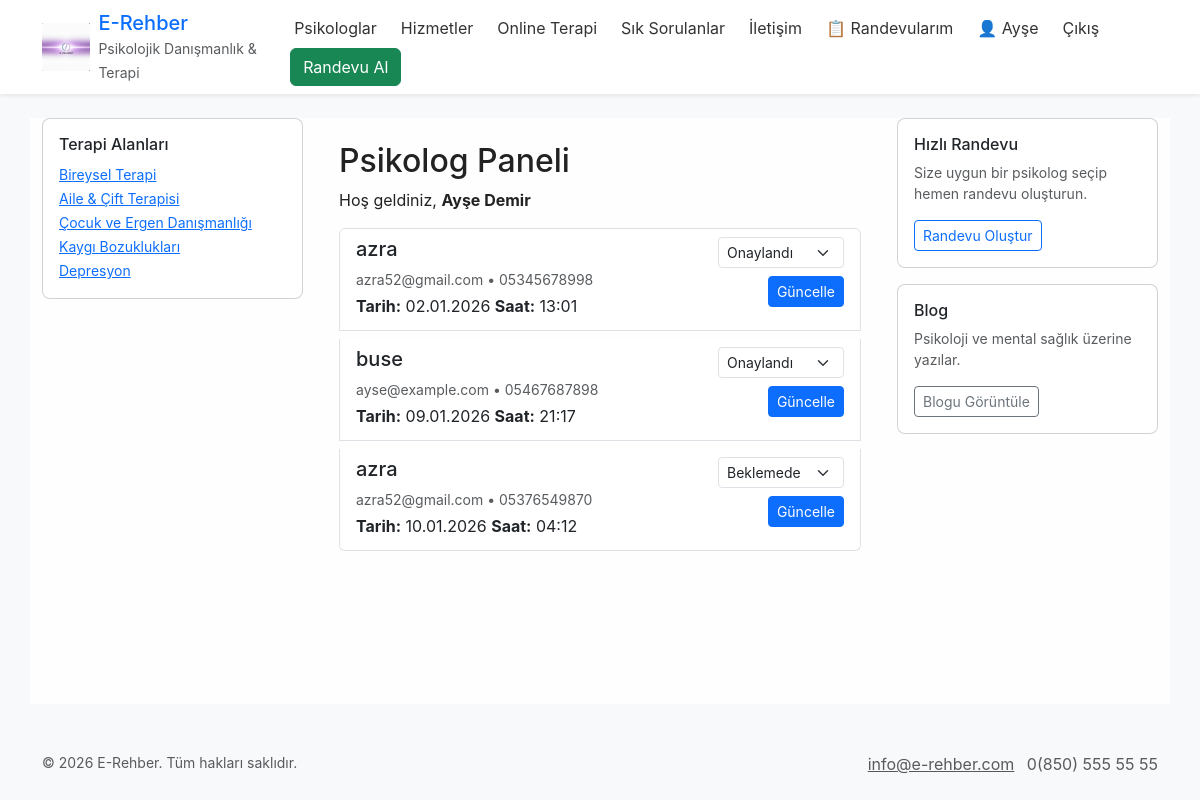
/randevular/psikolog-panel/ (signed in), run on the app's committed database.
### Randevular/models.py (models this page shows, shortened)
class Randevu(models.Model):
    STATUS_CHOICES = [
        ('pending', 'Beklemede'),
        ('confirmed', 'Onaylandı'),
        ('completed', 'Tamamlandı'),
        ('cancelled', 'İptal Edildi'),
    ]
    user = models.ForeignKey(User, on_delete=models.CASCADE, related_name='randevular')
    fullname = models.CharField(max_length=200)
    email = models.EmailField()
    phone = models.CharField(max_length=20)
    psychologist = models.CharField(max_length=200)
    psychologist_user = models.ForeignKey(User, on_delete=models.SET_NULL, null=True, blank=True, related_name='assigned_randevular')
    date = models.DateField()
    time = models.TimeField()
    message = models.TextField(blank=True, null=True)
    status = models.CharField(max_length=20, choices=STATUS_CHOICES, default='pending')
    created_at = models.DateTimeField(auto_now_add=True)
    updated_at = models.DateTimeField(auto_now=True)
    class Meta:
        ordering = ['-date', '-time']

### Randevular/views.py (the view)
# urls.py: path("psikolog-panel/", views.psikolog_panel, name="psikolog_panel"),
@login_required(login_url='login')
def psikolog_panel(request):
    if not hasattr(request.user, 'psychologist_profile'):
        return HttpResponseForbidden('Bu sayfaya erişiminiz yok.')
    profile = request.user.psychologist_profile
    randevular = Randevu.objects.filter(psychologist_user=request.user).order_by('date', 'time')
    context = {
        'title': 'Psikolog Paneli',
        'profile': profile,
        'randevular': randevular,
    }
    return render(request, 'psikolog_panel.html', context)

### Randevular/templates/psikolog_panel.html (shortened to what this page needs)
{% extends "Base.html" %}
{% block content %}
<div class="container mt-4">
    <h2>Psikolog Paneli</h2>
    <p>Hoş geldiniz, <strong>{{ request.user.get_full_name|default:request.user.username }}</strong></p>
    {% if randevular %}
        <div class="list-group">
            {% for r in randevular %}
                <div class="list-group-item mb-2">
                    <div class="d-flex justify-content-between">
                        <div>
                            <h5>{{ r.fullname }}</h5>
                            <p class="mb-1 small text-muted">{{ r.email }} • {{ r.phone }}</p>
                            <p class="mb-1"><strong>Tarih:</strong> {{ r.date|date:"d.m.Y" }} <strong>Saat:</strong> {{ r.time|time:"H:i" }}</p>
                        </div>
                        <div class="text-end">
                            <form method="post" action="{% url 'randevu_durum_guncelle' r.pk %}">
                                <div class="mb-2">
                                    <select name="status" class="form-select form-select-sm">
                                        <option value="pending" {% if r.status == 'pending' %}selected{% endif %}>Beklemede</option>
                                        <option value="confirmed" {% if r.status == 'confirmed' %}selected{% endif %}>Onaylandı</option>
                                    </select>
                                </div>
                                <button class="btn btn-sm btn-primary" type="submit">Güncelle</button>
                            </form>
                        </div>
                    </div>
                </div>
            {% endfor %}
        </div>
    {% else %}
        <div class="alert alert-info">Henüz size atanmış bir randevu yok.</div>
    {% endif %}
</div>
{% endblock %}

### Psyora/templates/Base.html (shortened to what this page needs)
<!doctype html>
<html lang="tr">
<head>
	{% load static %}
	<link href="https://cdn.jsdelivr.net/npm/bootstrap@5.3.3/dist/css/bootstrap.min.css" rel="stylesheet">
	<link href="{% static 'css/base.css' %}" rel="stylesheet">
</head>
<body class="{% block body_class %}{% endblock %} d-flex flex-column min-vh-100">
	<header class="bg-white shadow-sm">
		<div class="container d-flex align-items-center justify-content-between py-2">
			<a class="d-flex align-items-center text-decoration-none" href="/">
				<img src="{% static 'images/WhatsApp Görsel 2025-11-28 saat 21.29.51_526577d2.jpg' %}" alt="Logo" class="site-logo me-2">
				<div>
					<span class="h5 mb-0">E-Rehber</span><br>
					<small class="text-muted">Psikolojik Danışmanlık & Terapi</small>
				</div>
			</a>
			<nav>
				{% block navbar %}
				<ul class="nav">
					<li class="nav-item"><a class="nav-link" href="{% url 'psikologlar' %}">Psikologlar</a></li>
					<li class="nav-item"><a class="nav-link" href="{% url 'hizmetler' %}">Hizmetler</a></li>
					<li class="nav-item"><a class="nav-link" href="{% url 'online_therapy:form' %}">Online Terapi</a></li>
					<li class="nav-item"><a class="nav-link" href="{% url 'sss' %}">Sık Sorulanlar</a></li>
					<li class="nav-item"><a class="nav-link" href="{% url 'iletisim' %}">İletişim</a></li>
					{% if user.is_authenticated %}
						{% if user.is_authenticated and user.psychologist_profile %}
							<li class="nav-item"><a class="nav-link" href="{% url 'psikolog_panel' %}">📋 Randevularım</a></li>
						{% endif %}
						<li class="nav-item">
							<a class="nav-link" href="{% url 'profil' %}">👤 {{ user.first_name|default:user.username }}</a>
						</li>
						<li class="nav-item"><a class="nav-link" href="{% url 'logout' %}">Çıkış</a></li>
					{% else %}
						<li class="nav-item"><a class="nav-link" href="{% url 'login' %}">Giriş Yap</a></li>
						<li class="nav-item"><a class="nav-link" href="{% url 'kayit_ol' %}">Kayıt Ol</a></li>
					{% endif %}
					<li class="nav-item"><a class="btn btn-success ms-2" href="{% url 'randevu_al' %}">Randevu Al</a></li>
				</ul>
				{% endblock %}
			</nav>
		</div>
	</header>
	<main class="container my-4 flex-grow-1">
		<div class="row">
			<aside class="col-12 col-md-3 mb-3">
				{% block left_column %}
				<div class="card">
					<div class="card-body">
						<h6 class="card-title">Terapi Alanları</h6>
						<ul class="list-unstyled mb-0">
							<li><a href="{% url 'hizmetler' %}" class="small">Bireysel Terapi</a></li>
							<li><a href="{% url 'hizmetler' %}" class="small">Aile & Çift Terapisi</a></li>
							<li><a href="{% url 'hizmetler' %}" class="small">Çocuk ve Ergen Danışmanlığı</a></li>
							<li><a href="{% url 'hizmetler' %}" class="small">Kaygı Bozuklukları</a></li>
							<li><a href="{% url 'hizmetler' %}" class="small">Depresyon</a></li>
						</ul>
					</div>
				</div>
				{% endblock %}
			</aside>
			<section class="col-12 col-md-6 mb-3">
				{% block content %}{% endblock %}
			</section>
			<aside class="col-12 col-md-3 mb-3">
				{% block right_column %}
				<div class="card">
					<div class="card-body">
						<h6 class="card-title">Hızlı Randevu</h6>
						<p class="small text-muted">Size uygun bir psikolog seçip hemen randevu oluşturun.</p>
						<a class="btn btn-outline-primary btn-sm" href="{% url 'randevu_al' %}">Randevu Oluştur</a>
					</div>
				</div>
				<div class="card mt-3">
					<div class="card-body">
						<h6 class="card-title">Blog</h6>
						<p class="small text-muted">Psikoloji ve mental sağlık üzerine yazılar.</p>
						<a class="btn btn-outline-secondary btn-sm" href="{% url 'blog' %}">Blogu Görüntüle</a>
					</div>
				</div>
				{% endblock %}
			</aside>
		</div>
	</main>
	<footer class="bg-light py-4 mt-auto">
		<div class="container d-flex justify-content-between">
			{% block footer %}
			<small class="text-muted">© {% now "Y" %} E-Rehber. Tüm hakları saklıdır.</small>
			<div>
				<a href="{% url 'iletisim' %}" class="me-2 text-muted">info@e-rehber.com</a>
				<span class="text-muted">0(850) 555 55 55</span>
			</div>
			{% endblock %}
		</div>
	</footer>
</body>
</html>

### Psyora/static/css/Base.css (style rules this page uses)
body { background-color: #f8f9fa; color: #222; font-family: Inter, system-ui, -apple-system, "Segoe UI", Roboto, "Helvetica Neue", Arial; position: relative; }
main.container, .card { background-color: rgba(255,255,255,0.92); }
.site-logo { height: 48px; width: auto; }
header .nav .nav-link { color: #333; padding: .5rem 0.75rem; }
header .btn-success { background-color: #198754; border-color: #198754; }
.card { border-radius: 8px; }

### data on the page
Randevu: fullname "azra", email "azra52@gmail.com", phone "05345678998", date "02.01.2026", time "13:01", status "Onaylandı"
Randevu: fullname "buse", email "ayse@example.com", phone "05467687898", date "09.01.2026", time "21:17", status "Onaylandı"
Randevu: fullname "azra", email "azra52@gmail.com", phone "05376549870", date "10.01.2026", time "04:12", status "Beklemede"

### other printed values
{{ user.first_name|default:user.username }} "Ayşe"
{{ request.user.get_full_name|default:request.user.username }} "Ayşe Demir"
